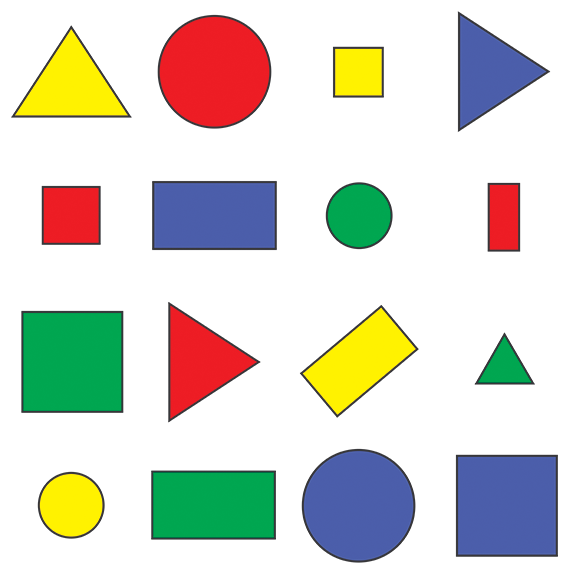
#> input picture resources/shapes.png, 576 x 577 px
$ python 8shape_detection.py
#> lines starting #> are read from the running program, lines starting #| are printed output that depends on the picture; after the words box and inside, x2 and y2 are one past the last pixel; in counts of white or black regions, pixels touching at a corner belong together
### stackImages.py
import cv2
import numpy as np

def stackImages(scale,imgArray):
    rows = len(imgArray)
    cols = len(imgArray[0])
    rowsAvailable = isinstance(imgArray[0], list)
    width = imgArray[0][0].shape[1]
    height = imgArray[0][0].shape[0]
    if rowsAvailable:
        for x in range ( 0, rows):
            for y in range(0, cols):
                if imgArray[x][y].shape[:2] == imgArray[0][0].shape [:2]:
                    imgArray[x][y] = cv2.resize(imgArray[x][y], (0, 0), None, scale, scale)
                else:
                    imgArray[x][y] = cv2.resize(imgArray[x][y], (imgArray[0][0].shape[1], imgArray[0][0].shape[0]), None, scale, scale)
                if len(imgArray[x][y].shape) == 2: imgArray[x][y]= cv2.cvtColor( imgArray[x][y], cv2.COLOR_GRAY2BGR)
        imageBlank = np.zeros((height, width, 3), np.uint8)
        hor = [imageBlank]*rows
        hor_con = [imageBlank]*rows
        for x in range(0, rows):
            hor[x] = np.hstack(imgArray[x])
        ver = np.vstack(hor)
    else:
        for x in range(0, rows):
            if imgArray[x].shape[:2] == imgArray[0].shape[:2]:
                imgArray[x] = cv2.resize(imgArray[x], (0, 0), None, scale, scale)
            else:
                imgArray[x] = cv2.resize(imgArray[x], (imgArray[0].shape[1], imgArray[0].shape[0]), None,scale, scale)
            if len(imgArray[x].shape) == 2: imgArray[x] = cv2.cvtColor(imgArray[x], cv2.COLOR_GRAY2BGR)
        hor= np.hstack(imgArray)
        ver = hor
    return ver

### 8shape_detection.py
import cv2
import numpy as np
from stackImages import *

def getContors(image):
    # To find outer corners, node = cv2.RETR_EXTERNAL
    # Also, can request all information or approximation for compressed values
    contors, hierarchy = cv2.findContours(image, cv2.RETR_EXTERNAL, cv2.CHAIN_APPROX_NONE)
    for contor in contors:
        contorArea = cv2.contourArea(contor)
        print("area", contorArea)
        # To ignore shapes, less than 1000 area
        if contorArea > 1000:
            cv2.drawContours(imgCopy, contor, -1, (255, 0, 0), 4)
            perimeter = cv2.arcLength(contor, True)
            print('perimeter', perimeter)
            cornerPoints = cv2.approxPolyDP(contor, 0.02*perimeter, True)
            cornerPointsLen = len(cornerPoints)
            x, y, w, h = cv2.boundingRect(cornerPoints)

            if cornerPointsLen == 3: objectType = "Tri"
            elif cornerPointsLen == 4:
                aspectRatio = w / float(h)
                if aspectRatio > 0.95 and aspectRatio < 1.05:
                    objectType = "Squ"
                else:
                    objectType = "Rect"
            elif cornerPointsLen > 4: objectType = "Cir"
            else: objectType = "None"

            cv2.rectangle(imgCopy, (x, y), (x+w, y+h), (0, 255, 0), 2)
            cv2.putText(imgCopy, objectType, (x+(w//2)-10, y+(h//2)-10), cv2.FONT_HERSHEY_COMPLEX_SMALL, 1, (0, 0, 0), 2)


    pass

imgPath = "resources/shapes.png"
img = cv2.imread(imgPath)
#> img is the input picture: shape (577, 576, 3); mean B, G, R 205.1, 214.3, 214.2
imgResize = cv2.resize(img, (512, 512))
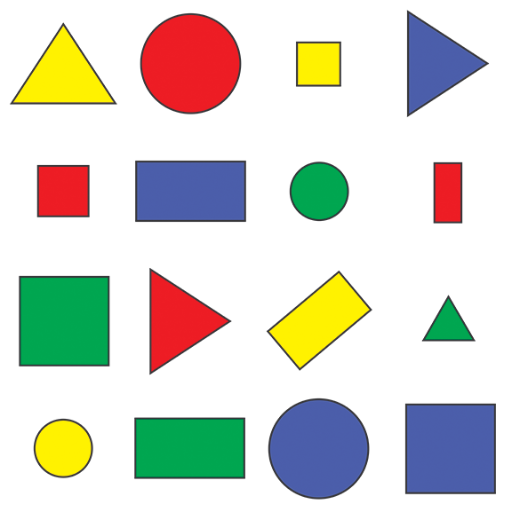
#> imgResize: shape (512, 512, 3); mean B, G, R 205.1, 214.2, 214.2
imgCopy = imgResize.copy()

imgGrey = cv2.cvtColor(imgResize, cv2.COLOR_BGR2GRAY)
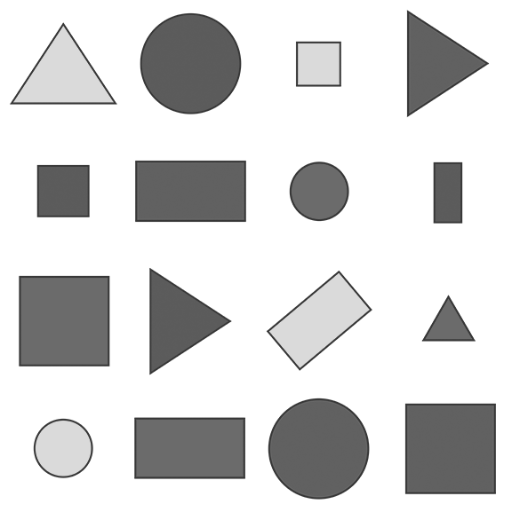
#> imgGrey: shape (512, 512); min 54, max 255, mean 213.2
imgBlur = cv2.GaussianBlur(imgGrey, (7,7), 0.5)
imgCanny = cv2.Canny(imgGrey, 50, 50)
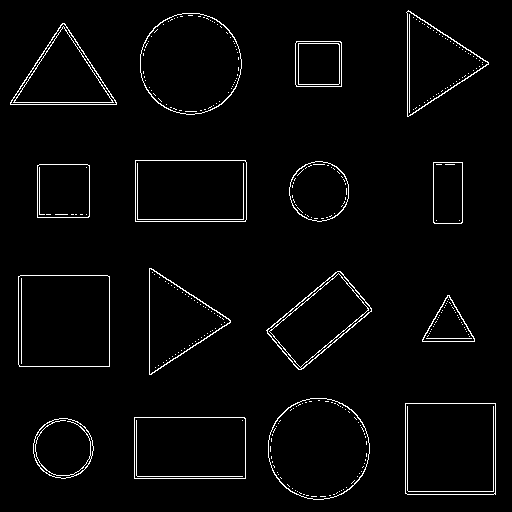
#> imgCanny: shape (512, 512); 2.7% white in thin lines or dots
imgBlank = np.zeros_like(imgResize)

getContors(imgCanny)
#> in getContors, `contors, hierarchy = cv2.findContours(image, cv2.RETR_EXTERNAL, cv2.CH..`: contors = 16 contours; largest, box (x1, y1, x2, y2) and area: (18, 275, 110, 367) 8276, (405, 403, 496, 495) 8188, (268, 398, 370, 500) 8060, (140, 13, 242, 115) 8057, (134, 417, 246, 479) 6770
#> the loop in getContors, `for contor in contors:` made 16 passes
#> (contorArea, perimeter, cornerPoints, cornerPointsLen, x, y, w, h) on passes 2, 3, 6, 7, 9, 10, 12, 13: (6770.5, 343.4, [[134, 417], [134, 478], [245, 478], [244, 417]], 4, 134, 417, 112, 62), (8187.5, 362.2, [[405, 403], [405, 493], [495, 494], [495, 403]], 4, 405, 403, 91, 92), (8276.5, 362.2, [[18, 276], [19, 366], [109, 366], [109, 276]], 4, 18, 276, 92, 91), (5003, 300.6, [[340, 271], [266, 330], [298, 369], [371, 311]], 4, 266, 271, 106, 99), (2752.5, 208.2, [[37, 165], [37, 217], [88, 217], [89, 165]], 4, 37, 165, 53, 53), (1768, 178.8, [[433, 162], [433, 222], [461, 223], [462, 162]], 4, 433, 162, 30, 62), (6768, 342.8, [[135, 160], [135, 221], [245, 221], [245, 160]], 4, 135, 160, 111, 62), (2066.5, 180.2, [[296, 41], [296, 86], [341, 86], [341, 42]], 4, 296, 41, 46, 46)
#> (contorArea, perimeter, cornerPoints, cornerPointsLen, x, y, w, h) on passes 5, 8, 14, 16: (1286, 166.7, [[447, 295], [422, 341], [474, 341]], 3, 422, 295, 53, 47), (4468, 313.1, [[149, 268], [151, 374], [230, 320]], 3, 149, 268, 82, 107), (4491, 313.1, [[10, 102], [116, 104], [64, 23]], 3, 10, 23, 107, 82), (4414.5, 313.3, [[408, 10], [407, 116], [488, 64]], 3, 407, 10, 82, 107)
#> (printed output is left out)
#> after the loop in getContors, `for contor in contors:`:
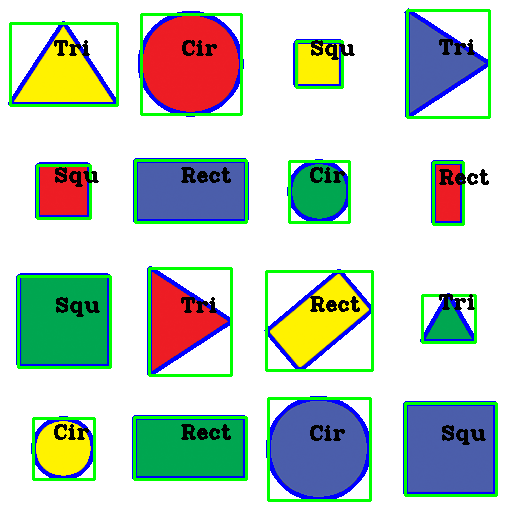
#> imgCopy: shape (512, 512, 3); 12.07% of pixels changed, all inside (x1, y1, x2, y2) = (8, 8, 498, 502)

stackImgs = stackImages(0.5, ([imgResize, imgGrey, imgBlur], [imgCanny, imgCopy, imgBlank]))
#> after the loop in stackImages, `for x in range(0, rows):`: hor = 2 items
#> in stackImages, `ver = np.vstack(hor)`:
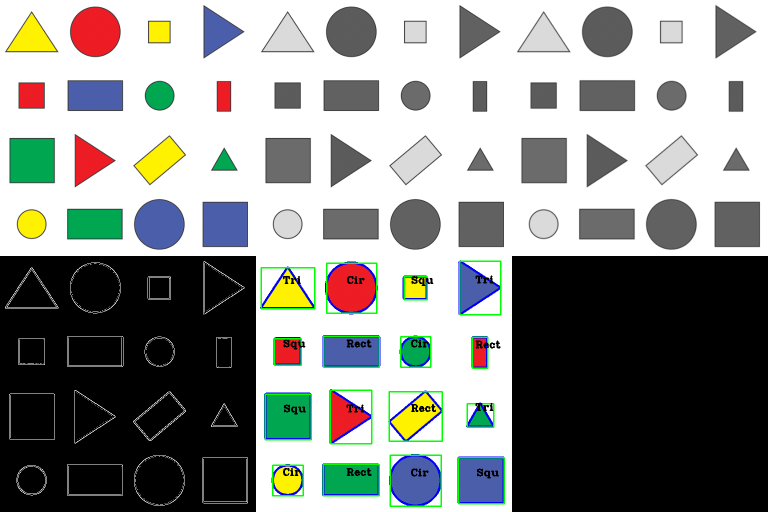
#> ver: shape (512, 768, 3); mean of channels 0, 1, 2 138.9, 142.4, 139.9; drawn as B, G, R
cv2.imshow("stack imgs", stackImgs)
cv2.waitKey(0)
